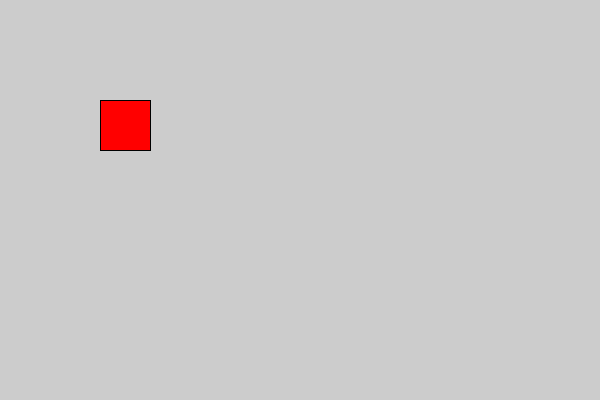
Frame 1 (no input)
Frame 60 (the mouse pressed at the canvas centre just before this capture): identical to frame 1, image omitted
Frame 120 (the mouse held since frame 60 and released just before this capture): identical to frame 1, image omitted

The Processing sketch that drew this single still picture (run headless with seeded random() and noise(); from frame 60 on, the mouse is pressed at the canvas centre):

// Processing sketch: processing_149651
// ── processing_149651.pde

void setup(){
size(600,400);
}
void draw(){
fill(255,0,0);
rect(100,100,50,50);
}
